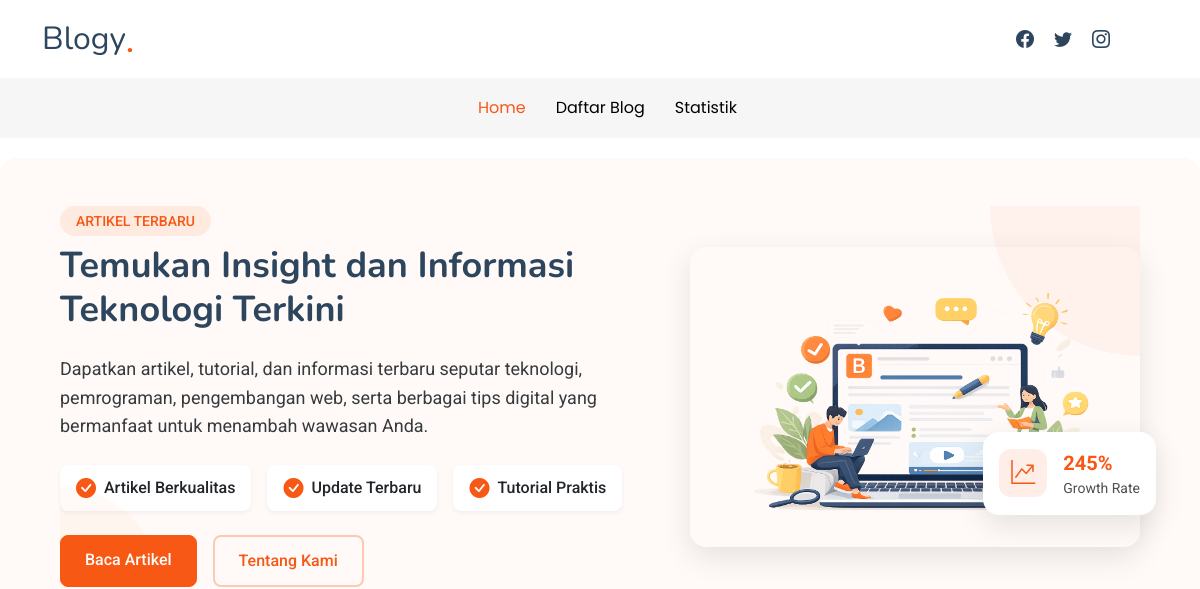
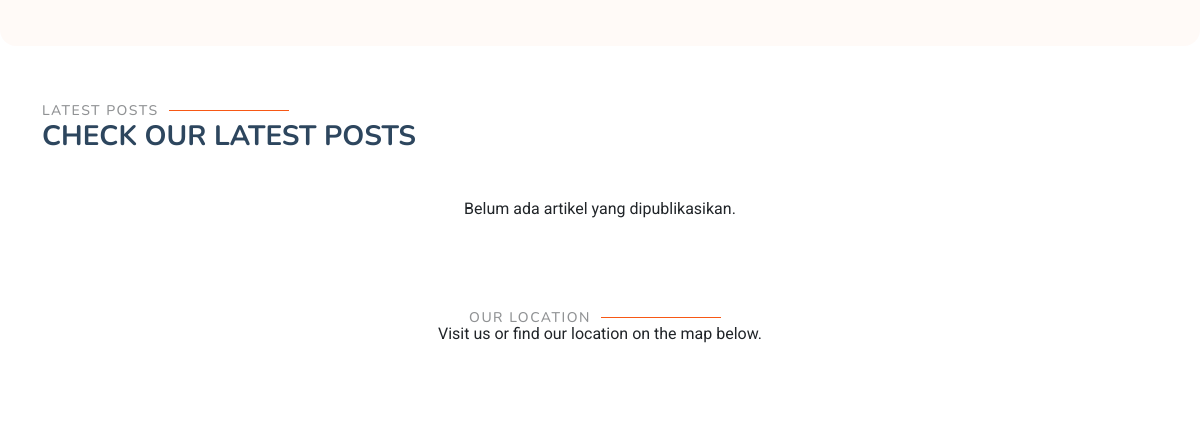
/ (upper part), run on an earlier commit of the app's database (2 pictures, top to bottom).
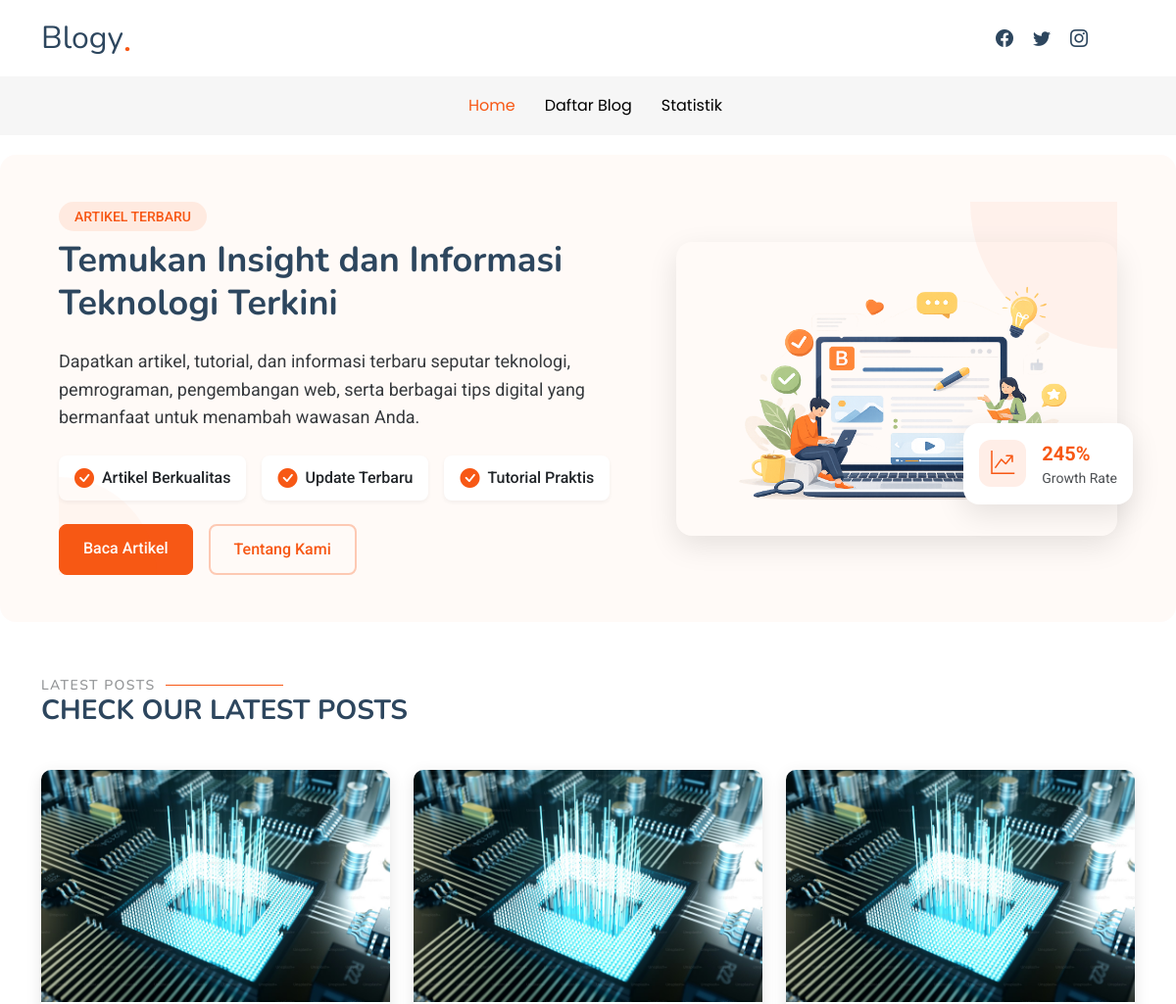
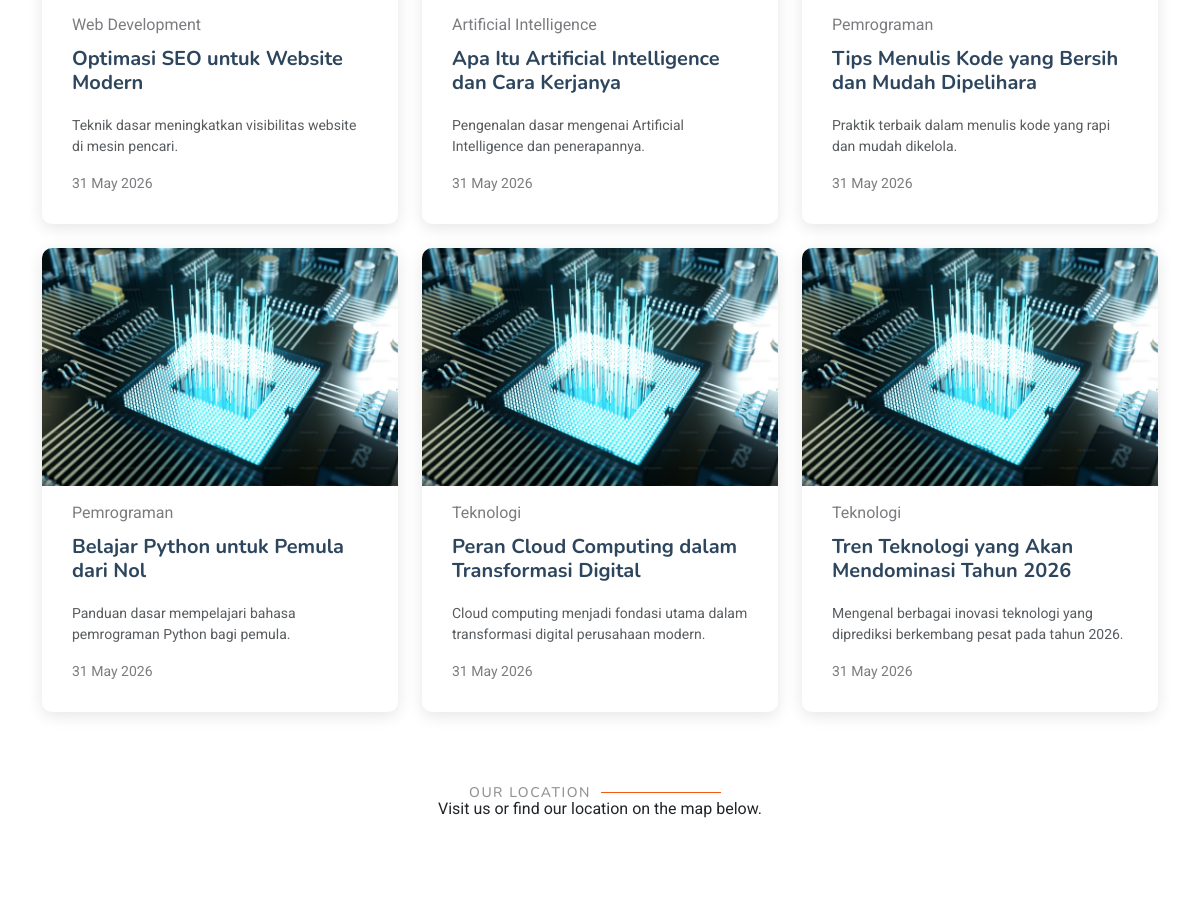
And on a later commit of the database (2 pictures, top to bottom).
### blog/models.py (models this page shows, shortened)
class Post(models.Model):
    STATUS_CHOICES = (
        ('draft', 'Draft'),
        ('published', 'Published'),
    )
    title = models.CharField(
        max_length=255
    )
    slug = models.SlugField(
        max_length=300,
        unique=True,
        blank=True
    )
    category = models.ForeignKey(
        Category,
        on_delete=models.CASCADE,
        related_name='posts'
    )
    thumbnail = models.ImageField(
        upload_to='posts/',
        blank=True,
        null=True
    )
    excerpt = models.TextField(
        blank=True,
        null=True,
        help_text="Short description of the article"
    )
    content = models.TextField()
    views = models.PositiveIntegerField(
        default=0
    )
    status = models.CharField(
        max_length=10,
        choices=STATUS_CHOICES,
        default='draft'
    )
    created_at = models.DateTimeField(
        auto_now_add=True
    )
    updated_at = models.DateTimeField(
        auto_now=True
    )
    published_at = models.DateTimeField(
        blank=True,
        null=True
    )
    class Meta:
        verbose_name = "Post"
        verbose_name_plural = "Posts"
        ordering = ['-created_at']

class Category(models.Model):
    name = models.CharField(
        max_length=100,
        unique=True,
        verbose_name="Category Name"
    )
    slug = models.SlugField(
        max_length=120,
        unique=True,
        blank=True
    )
    description = models.TextField(
        blank=True,
        null=True
    )
    created_at = models.DateTimeField(
        auto_now_add=True
    )
    updated_at = models.DateTimeField(
        auto_now=True
    )
    class Meta:
        verbose_name = "Category"
        verbose_name_plural = "Categories"
        ordering = ['name']

### blog/views.py (the view)
# urls.py: path('', v.home, name='home'),
def home(request):
    latest_posts = Post.objects.filter(
        status='published'
    ).select_related('category').order_by('-published_at')[:6]
    context = {
        'latest_posts': latest_posts
    }
    return render(request, 'index.html', context)

### blog/templates/index.html (shortened to what the changed rows need)
<!DOCTYPE html>
<html lang="en">
  <head>
    {% load static %}
    <link href="{% static 'assets/vendor/bootstrap/css/bootstrap.min.css' %}" rel="stylesheet" />
    <link href="{% static 'assets/vendor/bootstrap-icons/bootstrap-icons.css' %}" rel="stylesheet" />
    <link href="{% static 'assets/vendor/aos/aos.css' %}" rel="stylesheet" />
    <link href="{% static 'assets/vendor/swiper/swiper-bundle.min.css' %}" rel="stylesheet" />
    <link href="{% static 'assets/vendor/glightbox/css/glightbox.min.css' %}" rel="stylesheet" />
    <link href="{% static 'assets/css/main.css' %}" rel="stylesheet" />
    <link rel="stylesheet" href="https://unpkg.com/leaflet@1.9.4/dist/leaflet.css" />
  </head>
  <body class="index-page">
    <header id="header" class="header position-relative">
      <div class="container-fluid container-xl position-relative">
        <div class="top-row d-flex align-items-center justify-content-between">
          <a href="index.html" class="logo d-flex align-items-end">
            <h1 class="sitename">Blogy</h1><span>.</span>
          </a>
        </div>
      </div>
    </header>
    <main class="main">
      <section id="call-to-action-2" class="call-to-action-2 section">
        <div class="container" data-aos="fade-up" data-aos-delay="100">
          <div class="advertise-1 d-flex flex-column flex-lg-row gap-4 align-items-center position-relative">
            <div class="content-left flex-grow-1" data-aos="fade-right" data-aos-delay="200">
              <h2>Temukan Insight dan Informasi Teknologi Terkini</h2>
            </div>
          </div>
        </div>
      </section>
      <section id="latest-posts" class="latest-posts section">
        <div class="container section-title" data-aos="fade-up">
          <h2>Latest Posts</h2>
        </div>
        <div class="container" data-aos="fade-up" data-aos-delay="100">
          <div class="row gy-4">
            {% for post in latest_posts %}
              <div class="col-lg-4">
                <article>
                  <div class="post-img">
                    {% if post.thumbnail %}
                      <img src="{{ post.thumbnail.url }}" alt="{{ post.title }}" class="img-fluid" />
                    {% else %}
                      <img src="https://via.placeholder.com/600x400?text=Blogy" alt="{{ post.title }}" class="img-fluid" />
                    {% endif %}
                  </div>
                  <p class="post-category">{{ post.category.name }}</p>
                  <h2 class="title"><a href="{% url 'post_detail' post.slug %}">{{ post.title }}</a></h2>
                  <p class="small text-muted">{{ post.excerpt|truncatechars:100 }}</p>
                  <div class="post-meta">
                    <p class="post-date">
                      <time datetime="{{ post.published_at|date:'Y-m-d' }}">{{ post.published_at|date:'d M Y' }}</time>
                    </p>
                  </div>
                </article>
              </div>
            {% empty %}
              <div class="col-12 text-center">
                <p>Belum ada artikel yang dipublikasikan.</p>
              </div>
            {% endfor %}
          </div>
        </div>
      </section>
      <section id="location-map" class="section pt-3 pb-3">
        <div class="container" data-aos="fade-up">
          <div class="section-title text-center mb-5">
            <h2>Our Location</h2>
          </div>
        </div>
      </section>
    </main>
  </body>
</html>

What changed in the data, as far as the page shows it:
added Post: thumbnail (picture), category.name "Web Development", title "Optimasi SEO untuk Website Modern", excerpt "Teknik dasar meningkatkan visibilitas website di mesin pencari.", published_at "31 May 2026"
added Post: thumbnail (picture), category.name "Artificial Intelligence", title "Apa Itu Artificial Intelligence dan Cara Kerjanya", excerpt "Pengenalan dasar mengenai Artificial Intelligence dan penerapannya.", published_at "31 May 2026"
added Post: thumbnail (picture), category.name "Pemrograman", title "Tips Menulis Kode yang Bersih dan Mudah Dipelihara", excerpt "Praktik terbaik dalam menulis kode yang rapi dan mudah dikelola.", published_at "31 May 2026"
added Post: thumbnail (picture), category.name "Pemrograman", title "Belajar Python untuk Pemula dari Nol", excerpt "Panduan dasar mempelajari bahasa pemrograman Python bagi pemula.", published_at "31 May 2026"
added Post: thumbnail (picture), category.name "Teknologi", title "Peran Cloud Computing dalam Transformasi Digital", excerpt "Cloud computing menjadi fondasi utama dalam transformasi digital perusahaan modern.", published_at "31 May 2026"
added Post: thumbnail (picture), category.name "Teknologi", title "Tren Teknologi yang Akan Mendominasi Tahun 2026", excerpt "Mengenal berbagai inovasi teknologi yang diprediksi berkembang pesat pada tahun 2026.", published_at "31 May 2026"
Also different on the page:
text no longer shown: "Belum ada artikel yang dipublikasikan."
